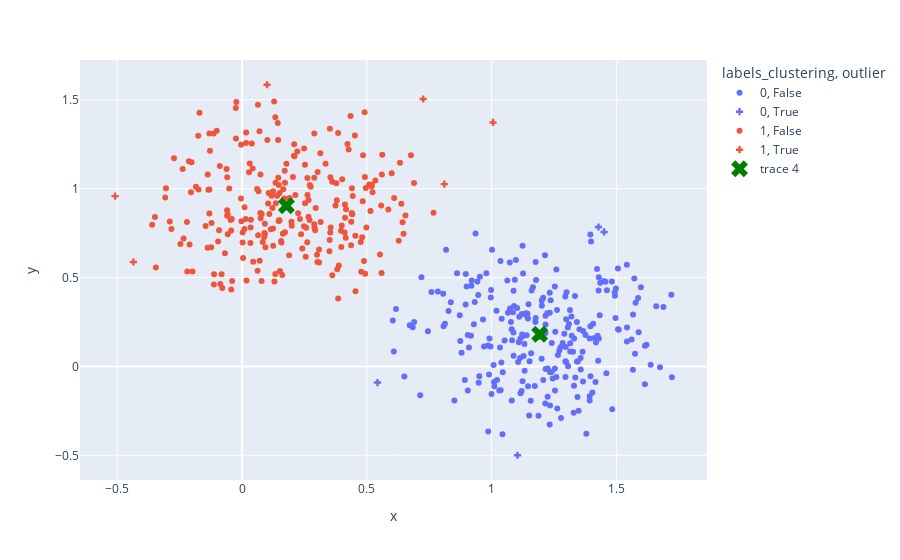

Notebook cell for this chart:
### Code cell
# plota
fig = px.scatter(df, x="x", y="y", color="labels_clustering", symbol="outlier", symbol_map={True: "cross", False: "circle"})

# add crosses for centroids
fig.add_scatter(x=kmeans.cluster_centers_[:, 0],
                y=kmeans.cluster_centers_[:, 1],
                mode="markers",
                marker=dict(symbol="x", size=15, color="Green"))

fig.show()

### Figure 1 — Plotly figure (JSON) as saved in the notebook; plotly's stock layout.template omitted (floating-point values rounded to 4 significant figures; data arrays with more than 128 entries replaced by an {"elided": "..."} marker saying what was removed)
{"data": [{"hovertemplate": "labels_clustering=0<br>outlier=False<br>x=%{x}<br>y=%{y}<extra></extra>", "legendgroup": "0, False", "marker": {"color": "#636efa", "symbol": "circle"}, "mode": "markers", "name": "0, False", "orientation": "v", "showlegend": true, "type": "scatter", "x": {"elided": "246 float values"}, "xaxis": "x", "y": {"elided": "246 float values"}, "yaxis": "y"}, {"hovertemplate": "labels_clustering=0<br>outlier=True<br>x=%{x}<br>y=%{y}<extra></extra>", "legendgroup": "0, True", "marker": {"color": "#636efa", "symbol": "cross"}, "mode": "markers", "name": "0, True", "orientation": "v", "showlegend": true, "type": "scatter", "x": [1.429, 1.104, 1.451, 0.5429], "xaxis": "x", "y": [0.7842, -0.4996, 0.7564, -0.09074], "yaxis": "y"}, {"hovertemplate": "labels_clustering=1<br>outlier=False<br>x=%{x}<br>y=%{y}<extra></extra>", "legendgroup": "1, False", "marker": {"color": "#EF553B", "symbol": "circle"}, "mode": "markers", "name": "1, False", "orientation": "v", "showlegend": true, "type": "scatter", "x": {"elided": "244 float values"}, "xaxis": "x", "y": {"elided": "244 float values"}, "yaxis": "y"}, {"hovertemplate": "labels_clustering=1<br>outlier=True<br>x=%{x}<br>y=%{y}<extra></extra>", "legendgroup": "1, True", "marker": {"color": "#EF553B", "symbol": "cross"}, "mode": "markers", "name": "1, True", "orientation": "v", "showlegend": true, "type": "scatter", "x": [0.8106, 0.7258, -0.4355, 0.1003, 1.006, -0.5088], "xaxis": "x", "y": [1.025, 1.504, 0.5875, 1.584, 1.372, 0.9578], "yaxis": "y"}, {"marker": {"color": "Green", "size": 15, "symbol": "x"}, "mode": "markers", "type": "scatter", "x": [1.193, 0.1778], "y": [0.1815, 0.9035]}], "layout": {"legend": {"title": {"text": "labels_clustering, outlier"}, "tracegroupgap": 0}, "margin": {"t": 60}, "xaxis": {"anchor": "y", "domain": [0, 1], "title": {"text": "x"}}, "yaxis": {"anchor": "x", "domain": [0, 1], "title": {"text": "y"}}}}
